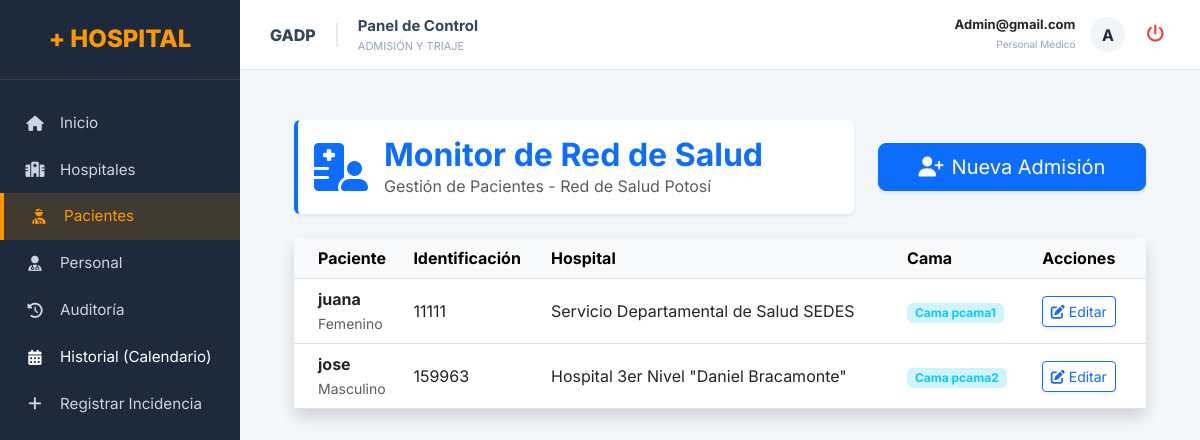
The app's page /hospital/pacientes/ (signed in) with its own data.
### superadmi/models.py (models this page shows, shortened)
class Usuario(AbstractBaseUser):
    username = models.CharField(max_length=50, unique=True)
    nombre_completo = models.CharField(max_length=200)
    email = models.EmailField(max_length=100, unique=True)
    telefono = models.CharField(max_length=20, null=True, blank=True)
    numero_colegiatura = models.CharField(max_length=50, null=True, blank=True)
    ciudad = models.CharField(max_length=100, null=True, blank=True)
    direccion = models.CharField(max_length=255, null=True, blank=True)
    turno_asignado = models.CharField(max_length=100, null=True, blank=True)
    rol = models.ForeignKey(Rol, on_delete=models.SET_NULL, null=True, blank=True)
    hospital = models.ForeignKey(Hospital, on_delete=models.SET_NULL, null=True, blank=True)
    especialidad = models.ForeignKey(Especialidad, on_delete=models.SET_NULL, null=True, blank=True)
    estado = models.BooleanField(default=True)
    is_admin = models.BooleanField(default=False)
    fecha_registro = models.DateTimeField(auto_now_add=True)
    objects = UsuarioManager()
    USERNAME_FIELD = 'username'
    REQUIRED_FIELDS = ['email', 'nombre_completo']
    class Meta:
        db_table = 'usuarios'

class Hospital(models.Model):
    nombre = models.CharField(max_length=200)
    nivel = models.IntegerField(choices=[(1, '1er Nivel'), (2, '2do Nivel'), (3, '3er Nivel')], default=1)
    direccion = models.TextField()
    telefono = models.CharField(max_length=20, null=True, blank=True)
    email = models.EmailField(max_length=100, null=True, blank=True)
    capacidad_camas = models.IntegerField(default=0)
    estado = models.BooleanField(default=True)
    def __str__(self):
        return self.nombre

### hospital/models.py (models this page shows, shortened)
class Paciente(models.Model):
    GENEROS = [('M', 'Masculino'), ('F', 'Femenino'), ('O', 'Otro')]
    ESTADOS = [('INTERNADO', 'Internado'), ('ALTA', 'De Alta')]
    nombre_completo = models.CharField(max_length=200)
    dni = models.CharField(max_length=20, unique=True)
    fecha_nacimiento = models.DateField()
    genero = models.CharField(max_length=1, choices=GENEROS)
    telefono = models.CharField(max_length=20, null=True, blank=True)
    direccion = models.TextField()
    fecha_entrada = models.DateTimeField(null=True, blank=True)
    motivo_ingreso = models.TextField(verbose_name="Diagnóstico Presuntivo / Motivo")
    presion_arterial = models.CharField(max_length=20, null=True, blank=True)
    temperatura = models.DecimalField(max_digits=4, decimal_places=1, null=True, blank=True)
    frecuencia_cardiaca = models.IntegerField(null=True, blank=True)
    saturacion_oxigeno = models.IntegerField(null=True, blank=True) # Campo nuevo vital
    alergias = models.TextField(default="Ninguna")
    hospital = models.ForeignKey(Hospital, on_delete=models.CASCADE, related_name='pacientes')
    cama_asignada = models.OneToOneField(Cama, on_delete=models.SET_NULL, null=True, blank=True, related_name='paciente_actual')
    fecha_registro = models.DateTimeField(auto_now_add=True)
    estado = models.CharField(max_length=20, choices=ESTADOS, default='INTERNADO')
    ambulancia_asignada = models.ForeignKey('Ambulancia', on_delete=models.SET_NULL, null=True, blank=True)

class Cama(models.Model):
    ESTADOS = [
        ('LIBRE', 'Libre'),
        ('OCUPADO', 'Ocupado'),
        ('MANTENIMIENTO', 'Mantenimiento'),
        ('LIMPIEZA', 'En Limpieza'),
    ]
    cuarto = models.ForeignKey('Cuarto', on_delete=models.CASCADE, related_name='camas')
    numero = models.CharField(max_length=50)
    estado = models.CharField(max_length=20, choices=ESTADOS, default='LIBRE')
    fecha_ingreso = models.DateTimeField(null=True, blank=True)
    prioridad = models.CharField(
        max_length=20,
        choices=[('ESTABLE', 'Estable'), ('URGENTE', 'Urgente'), ('CRITICO', 'Crítico')],
        default='ESTABLE'
    )
    def __str__(self):
        return f"Cama {self.numero} - {self.cuarto.numero_cuarto}"

### hospital/views.py (the view, shortened to what this page needs)
# urls.py: path('pacientes/', views.registrar_paciente, name='lista_pacientes'),
@login_required
@solo_personal_autorizado
def registrar_paciente(request, paciente_id=None):
    paciente_edit = get_object_or_404(Paciente, id=paciente_id) if paciente_id else None
    form = PacienteForm(instance=paciente_edit)
    camas_disponibles = Cama.objects.filter(estado='LIBRE')
    if paciente_edit and paciente_edit.cama_asignada:
        camas_disponibles = camas_disponibles | Cama.objects.filter(id=paciente_edit.cama_asignada.id)
    form.fields['cama_asignada'].queryset = camas_disponibles
    return render(request, 'hospital/lista_pacientes.html', {
        'form': form,
        'paciente_edit': paciente_edit,
        'pacientes': Paciente.objects.filter(estado='INTERNADO').order_by('-fecha_entrada')
    })

### hospital/templates/hospital/lista_pacientes.html (shortened to what this page needs)
{% extends 'superadmi/base.html' %}
{% block content %}
<div class="container-fluid mt-4 px-4">
    <div class="row mb-4">
        <div class="col-md-8">
            <div class="d-flex align-items-center shadow-sm p-3 bg-white rounded border-start border-primary border-4">
                <div class="me-3"><i class="fas fa-hospital-user fa-3x text-primary"></i></div>
                <div>
                    <h2 class="text-primary mb-0 fw-bold">Monitor de Red de Salud</h2>
                    <p class="text-muted mb-0">Gestión de Pacientes - Red de Salud Potosí</p>
                </div>
            </div>
        </div>
        <div class="col-md-4 d-flex align-items-center justify-content-md-end mt-3 mt-md-0">
            <button type="button" class="btn btn-primary btn-lg shadow-sm w-100 w-md-auto" data-bs-toggle="modal" data-bs-target="#modalRegistro">
                <i class="fas fa-user-plus me-2"></i>Nueva Admisión
            </button>
        </div>
    </div>
    <div class="card shadow border-0">
        <div class="card-body p-0">
            <div class="table-responsive">
                <table class="table table-hover align-middle mb-0">
                    <thead class="table-light">
                        <tr>
                            <th class="ps-4">Paciente</th>
                            <th>Identificación</th>
                            <th>Hospital</th>
                            <th>Cama</th>
                            <th class="text-center pe-4">Acciones</th>
                        </tr>
                    </thead>
                    <tbody>
                        {% for p in pacientes %}
                        <tr>
                            <td class="ps-4">
                                <div class="fw-bold text-dark">{{ p.nombre_completo }}</div>
                                <small class="text-muted">{{ p.get_genero_display }}</small>
                            </td>
                            <td>{{ p.dni }}</td>
                            <td>{{ p.hospital.nombre }}</td>
                            <td>
                                {% if p.cama_asignada %}
                                    <span class="badge bg-info-subtle text-info">Cama {{ p.cama_asignada.numero }}</span>
                                {% else %}
                                    <span class="badge bg-warning-subtle text-warning">Esperando</span>
                                {% endif %}
                            </td>
                            <td class="text-center pe-4">
                                <a href="{% url 'hospital:editar_paciente' p.id %}" class="btn btn-sm btn-outline-primary shadow-sm">
                                    <i class="fas fa-edit"></i> Editar
                                </a>
                            </td>
                        </tr>
                        {% empty %}
                        <tr>
                            <td colspan="5" class="text-center py-4 text-muted">No hay pacientes internados actualmente.</td>
                        </tr>
                        {% endfor %}
                    </tbody>
                </table>
            </div>
        </div>
    </div>
</div>
{% endblock %}

### templates/superadmi/base.html (shortened to what this page needs)
{% load static %}
<!doctype html>
<html lang="es">
<head>
    <link rel="stylesheet" href="https://cdnjs.cloudflare.com/ajax/libs/font-awesome/6.4.0/css/all.min.css">
    <link href="https://cdn.jsdelivr.net/npm/bootstrap@5.3.0/dist/css/bootstrap.min.css" rel="stylesheet">
</head>
<body>
    <div class="sidebar-fixed">
        <div class="sidebar-header">
            <h4 style="color: var(--primary-orange); font-weight: 800; margin: 0;">+ HOSPITAL</h4>
        </div>
        <ul class="nav-menu">
            <li class="nav-item {% if request.path == '/superadmin/' %}active{% endif %}">
                <a href="{% url 'superadmin:dashboard_superadmin' %}"><i class="fas fa-home"></i> Inicio</a>
            </li>
            <li class="nav-item {% if 'hospitales' in request.path %}active{% endif %}">
                <a href="{% url 'superadmin:listar_hospitales' %}"><i class="fas fa-hospital"></i> Hospitales</a>
            </li>
            <li class="nav-item {% if 'pacientes' in request.path %}active{% endif %}">
                <a href="{% url 'hospital:lista_pacientes' %}"><i class="fas fa-user-injured"></i> Pacientes</a>
            </li>
            <li class="nav-item {% if 'usuarios' in request.path %}active{% endif %}">
                <a href="{% url 'superadmin:listar_usuarios' %}"><i class="fas fa-user-md"></i> Personal</a>
            </li>
            <li class="nav-item {% if 'auditoria' in request.path %}active{% endif %}">
                <a href="{% url 'superadmin:auditoria' %}"><i class="fas fa-history"></i> Auditoría</a>
            </li>
            <li class="nav-item">
                <a href="{% url 'hospital:monitor_disponibilidad' %}" class="nav-link text-white">
                    <i class="fas fa-calendar-alt mr-2"></i>
                    <span>Historial (Calendario)</span>
                </a>
            </li>
            <li class="nav-item">
                <a href="{% url 'hospital:seleccionar_tipo' %}">
                    <i class="fas fa-plus"></i> Registrar Incidencia
                </a>
            </li>
        </ul>
    </div>
    <div class="main-wrapper">
        <header class="header-top">
            <div class="d-flex align-items-center">
                <span class="gadp-tag">GADP</span>
                <div>
                    <div style="font-weight: 700; color: #33475b; font-size: 15px;">Panel de Control</div>
                    <div style="font-size: 11px; color: #94a3b8; text-transform: uppercase;">
                        {% if 'hospitales' in request.path %}Gestión de Centros
                        {% elif 'pacientes' in request.path %}Admisión y Triaje
                        {% elif 'usuarios' in request.path %}Recursos Humanos
                        {% else %}Dashboard Principal{% endif %}
                    </div>
                </div>
            </div>
            <div class="user-profile">
                <div style="text-align: right; line-height: 1.2;">
                    <span style="display: block; font-weight: 700; font-size: 13px;">{{ user.username|capfirst }}</span>
                    <span style="font-size: 10px; color: #94a3b8;">
                        {% if user.is_superuser %}Super Admin{% else %}Personal Médico{% endif %}
                    </span>
                </div>
                <div class="avatar-circle">{{ user.username|slice:":1"|upper }}</div>
                <form action="{% url 'superadmin:logout' %}" method="post" style="margin:0;">
                    <button type="submit" class="logout-icon" title="Cerrar Sesión"><i class="fas fa-power-off"></i></button>
                </form>
            </div>
        </header>
        <div style="padding: 10px 30px 30px 30px;">
            {% block content %}
            {% endblock %}
        </div>
    </div>
</body>
</html>

### templates/superadmi/base.html (style rules this page uses)
:root { --sidebar-width: 240px; --primary-orange: #ff9800; --dark-blue: #1e293b; --bg-light: #f4f7fa; }
body { background-color: var(--bg-light) !important; font-family: 'Inter', sans-serif; margin: 0; }
.sidebar-fixed { width: var(--sidebar-width); height: 100vh; background: var(--dark-blue); position: fixed; left: 0; top: 0; z-index: 1000; }
.sidebar-header { padding: 25px; text-align: center; border-bottom: 1px solid rgba(255,255,255,0.1); }
.nav-menu { padding: 20px 0; list-style: none; margin: 0; }
.nav-item a { color: #cbd5e1; text-decoration: none; padding: 12px 25px; display: flex; align-items: center; transition: 0.3s; font-size: 0.95rem; }
.nav-item a:hover, .nav-item.active a { background: rgba(255, 152, 0, 0.15); color: var(--primary-orange); border-left: 4px solid var(--primary-orange); }
.nav-item i { margin-right: 15px; width: 20px; text-align: center; }
.main-wrapper { margin-left: var(--sidebar-width); min-height: 100vh; }
.header-top { background: #ffffff; height: 70px; display: flex; align-items: center; justify-content: space-between; padding: 0 30px; border-bottom: 1px solid #e2e8f0; position: sticky; top: 0; z-index: 999; }
.gadp-tag { font-weight: 800; color: #33475b; border-right: 2px solid #e2e8f0; padding-right: 20px; margin-right: 20px; }
.user-profile { display: flex; align-items: center; gap: 15px; }
.avatar-circle { width: 35px; height: 35px; background: #f1f5f9; border-radius: 50%; display: flex; align-items: center; justify-content: center; font-weight: bold; color: var(--dark-blue); }
.logout-icon { color: #ef4444; cursor: pointer; background: none; border: none; font-size: 1.1rem; }

### records on screen
Usuario: username "Admin@gmail.com", username "A"
Paciente: nombre_completo "juana", genero "Femenino", dni "11111", hospital.nombre "Servicio Departamental de Salud SEDES", cama_asignada.numero "pcama1"
Paciente: nombre_completo "jose", genero "Masculino", dni "159963", hospital.nombre "Hospital 3er Nivel \"Daniel Bracamonte\"", cama_asignada.numero "pcama2"
